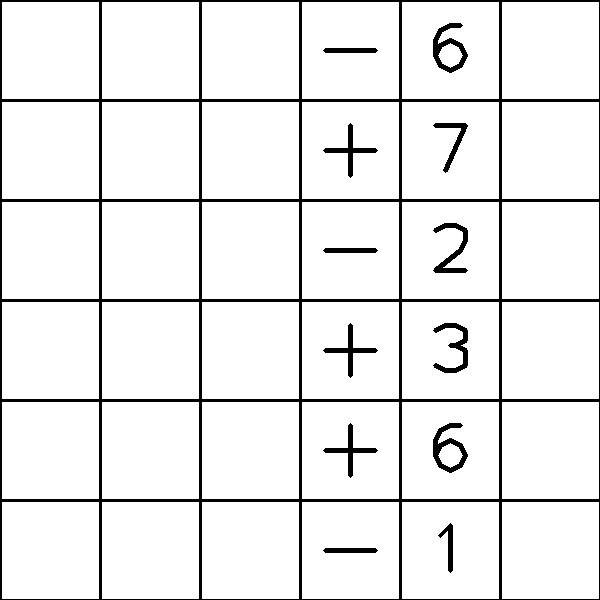
#> input picture Task_1/Task1B_WarmUp/demo.jpg, 600 x 600 px
$ python warmup.py   (Python 2 division)
#> lines starting #> are read from the running program, lines starting #| are printed output that depends on the picture
import cv2
import numpy as np
grid_line_x = 7
grid_line_y = 7
m=600/(grid_line_x-1)
n=600/(grid_line_y-1)
img_rgb = cv2.imread('demo.jpg')
#> img_rgb is the input picture: shape (600, 600, 3); min 0, max 255, mean 236.1
zero = cv2.imread('digits/0.jpg')
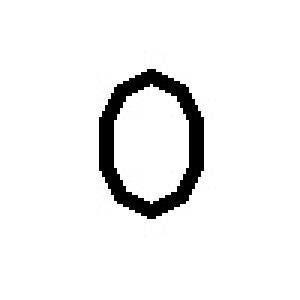
#> input picture Task_1/Task1B_WarmUp/digits/0.jpg, 100 x 100 px (shown 3 times larger)
#> zero is the input picture: shape (100, 100, 3); min 0, max 255, mean 239.9
one = cv2.imread('digits/1.jpg')
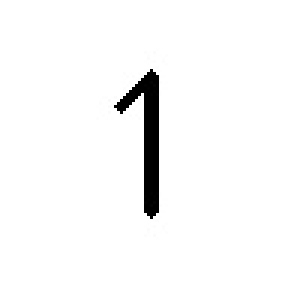
#> input picture Task_1/Task1B_WarmUp/digits/1.jpg, 100 x 100 px (shown 3 times larger)
#> one is the input picture: shape (100, 100, 3); min 0, max 255, mean 247.8
two = cv2.imread('digits/2.jpg')
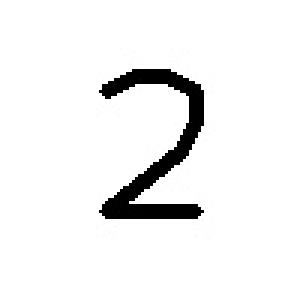
#> input picture Task_1/Task1B_WarmUp/digits/2.jpg, 100 x 100 px (shown 3 times larger)
#> two is the input picture: shape (100, 100, 3); min 0, max 255, mean 240.2
three = cv2.imread('digits/3.jpg')
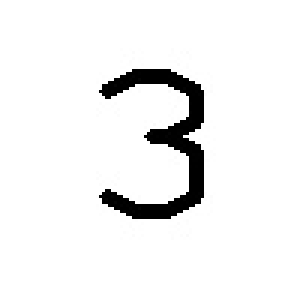
#> input picture Task_1/Task1B_WarmUp/digits/3.jpg, 100 x 100 px (shown 3 times larger)
#> three is the input picture: shape (100, 100, 3); min 0, max 255, mean 240.1
four = cv2.imread('digits/4.jpg')
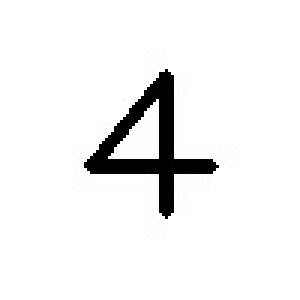
#> input picture Task_1/Task1B_WarmUp/digits/4.jpg, 100 x 100 px (shown 3 times larger)
#> four is the input picture: shape (100, 100, 3); min 0, max 255, mean 240.4
five = cv2.imread('digits/5.jpg')
six = cv2.imread('digits/6.jpg')
seven = cv2.imread('digits/7.jpg')
eight = cv2.imread('digits/8.jpg')
nine = cv2.imread('digits/9.jpg')
plus = cv2.imread('digits/plus.jpg')
minus = cv2.imread('digits/minus.jpg')
grid_map = [ [ 0 for i in range(grid_line_y-1) ] for j in range(grid_line_x-1) ]
for i in range(6):
    for j in range(6):
        px = img_rgb[((100*i)+5):((100*i)+95),((100*j)+5):((100*j)+95)]
        d1 = cv2.subtract(px,zero[5:95,5:95])
        gray = cv2.cvtColor(d1,cv2.COLOR_BGR2GRAY)
        ret, mask = cv2.threshold(gray, 220,255,cv2.THRESH_BINARY)
        r = not np.any(mask)
        if r == True:
            grid_map[i][j]=0
        d1 = cv2.subtract(px,one[5:95,5:95])
        gray = cv2.cvtColor(d1,cv2.COLOR_BGR2GRAY)
        ret, mask = cv2.threshold(gray, 220,255,cv2.THRESH_BINARY)
        r = not np.any(mask)
        if r == True:
            grid_map[i][j]=1
        d1 = cv2.subtract(px,two[5:95,5:95])
        gray = cv2.cvtColor(d1,cv2.COLOR_BGR2GRAY)
        ret, mask = cv2.threshold(gray, 220,255,cv2.THRESH_BINARY)
        r = not np.any(mask)
        if r == True:
            grid_map[i][j]=2
        d1 = cv2.subtract(px,three[5:95,5:95])
        gray = cv2.cvtColor(d1,cv2.COLOR_BGR2GRAY)
        ret, mask = cv2.threshold(gray, 220,255,cv2.THRESH_BINARY)
        r = not np.any(mask)
        if r == True:
            grid_map[i][j]=3
        d1 = cv2.subtract(px,four[5:95,5:95])
        gray = cv2.cvtColor(d1,cv2.COLOR_BGR2GRAY)
        ret, mask = cv2.threshold(gray, 220,255,cv2.THRESH_BINARY)
        r = not np.any(mask)
        if r == True:
            grid_map[i][j]=4
#> (the run stopped early here; a loop or call above may not have finished)
